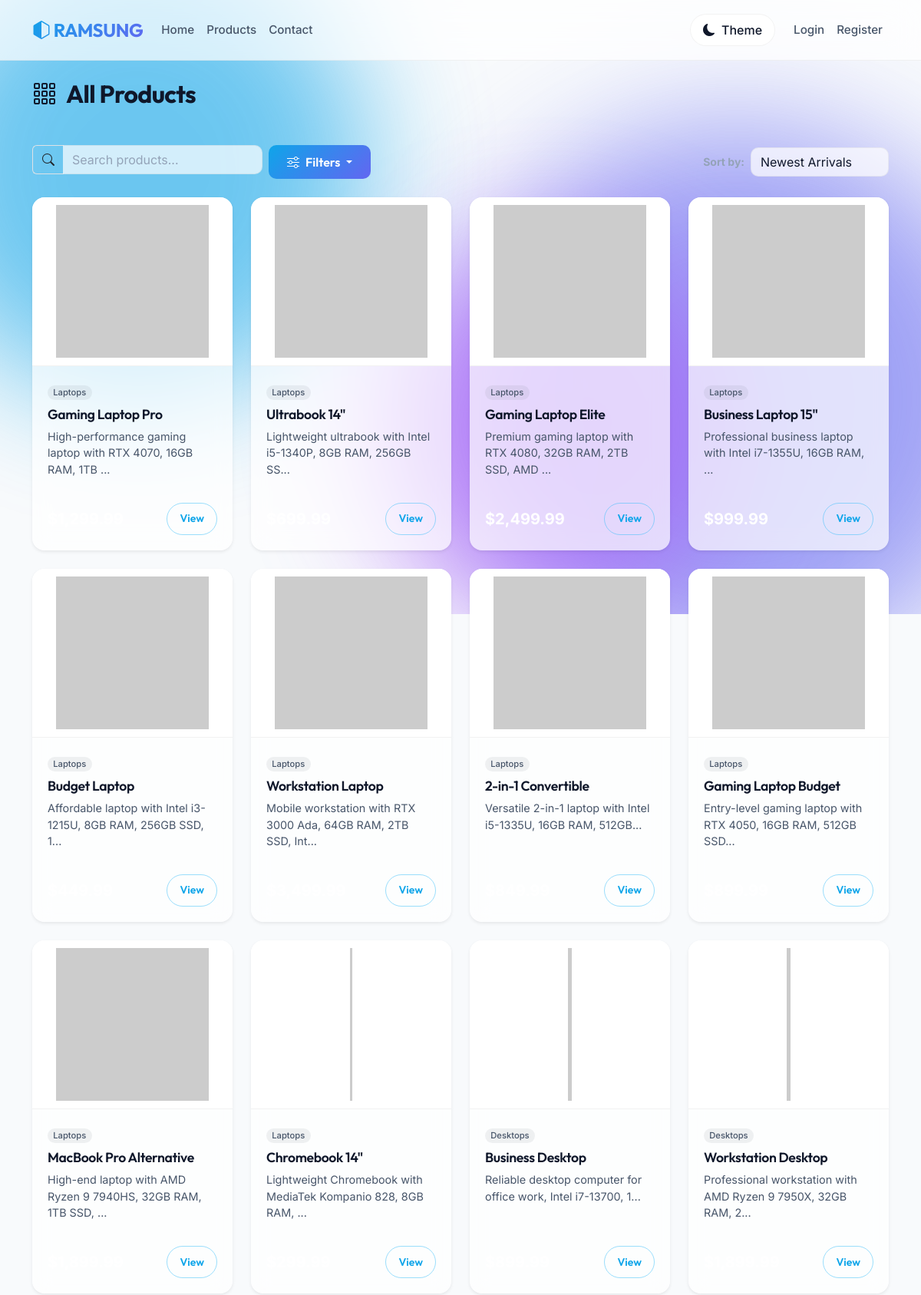
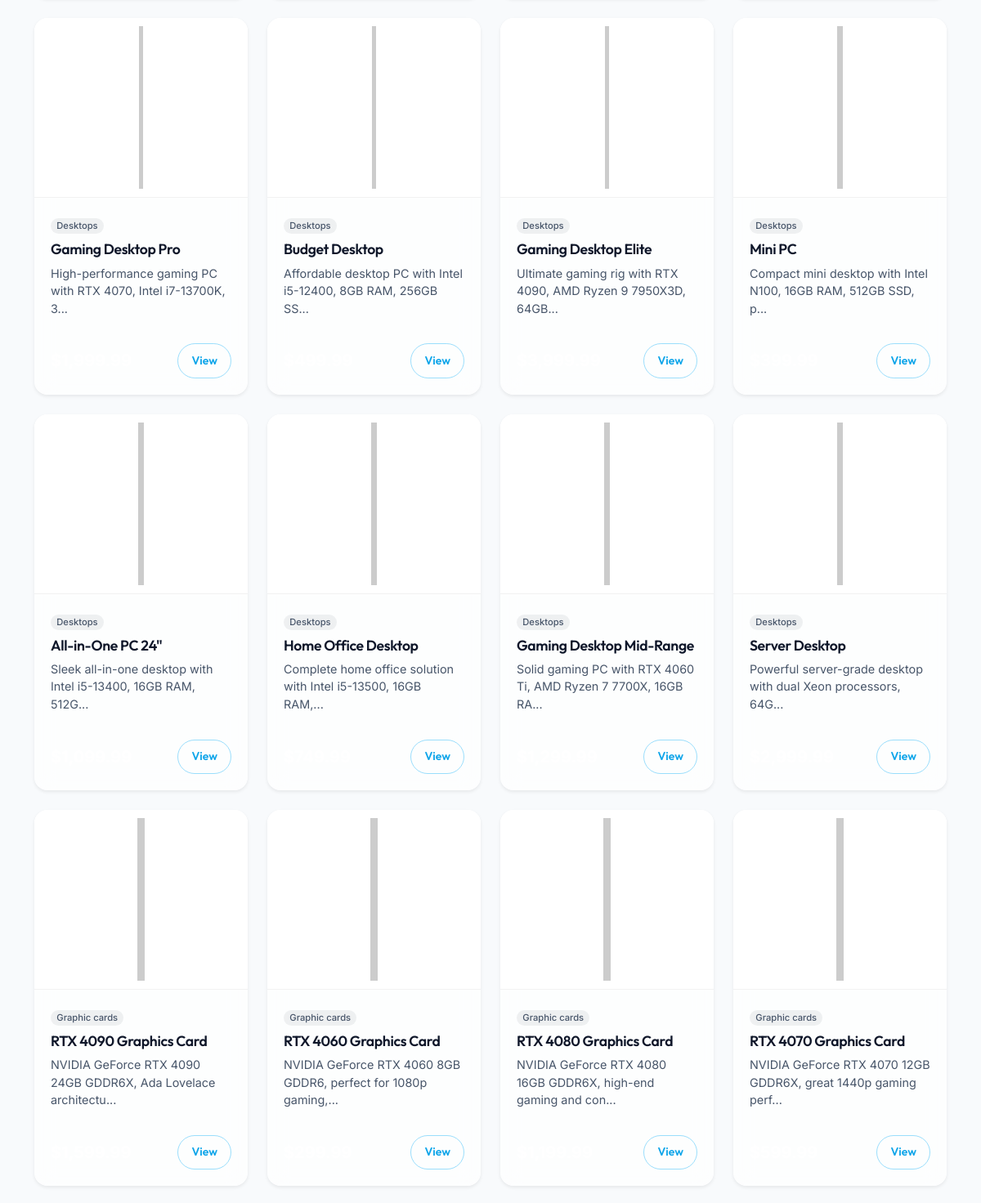
/products.php (upper part), run on the app's committed database (2 pictures, top to bottom).
### tables this page shows
CREATE TABLE IF NOT EXISTS products (
    id INT AUTO_INCREMENT PRIMARY KEY,
    name VARCHAR(200) NOT NULL,
    description TEXT,
    price DECIMAL(10, 2) NOT NULL,
    image_url VARCHAR(255),
    category VARCHAR(50) NOT NULL,
    stock INT DEFAULT 0,
    created_at TIMESTAMP DEFAULT CURRENT_TIMESTAMP
);

### config/image_config.php (called while the page is built, shortened)
<?php
function getProductImageUrl($productId, $category, $defaultImageUrl = '') {
    if (!empty($defaultImageUrl) && filter_var($defaultImageUrl, FILTER_VALIDATE_URL)) {
        return $defaultImageUrl;
    }
    return 'https://placehold.co/500x500/e2e8f0/1e293b?text=Product+Image';
}
?>

### products.php (the view, shortened to what this page needs)
<?php
require_once 'config/image_config.php';
$conn = getDBConnection();
$category = trim($_GET['category'] ?? '');
$search = trim($_GET['search'] ?? '');
$query = "SELECT * FROM products WHERE 1=1";
$sort = $_GET['sort'] ?? 'newest';
switch ($sort) {
    default:
        $query .= " ORDER BY created_at DESC";
        break;
}
$stmt = $conn->prepare($query);
if (!$stmt->execute()) {
    die("Execute failed: " . $stmt->error);
}
$products = $stmt->get_result();
$product_count = $products->num_rows;
include 'includes/header.php';
?>
<div class="d-flex align-items-center justify-content-between mb-5">
    <h2 class="mb-0 fw-bold">
        <i class="bi bi-grid-3x3-gap me-2"></i>
        <?php
        if (!empty($category)) {
            echo ucfirst(str_replace('_', ' ', htmlspecialchars($category)));
        } elseif (!empty($search)) {
            echo 'Search: "' . htmlspecialchars($search) . '"';
        } else {
            echo 'All Products';
        }
        ?>
    </h2>
</div>
<div class="row mb-4">
    <div class="col-md-12">
        <form method="GET" action="<?php echo htmlspecialchars($_SERVER['PHP_SELF']); ?>" class="d-flex gap-2" id="filterForm">
            <div style="width: 300px;">
                <div class="input-group">
                    <span class="input-group-text bg-transparent border-end-0"><i class="bi bi-search"></i></span>
                    <input type="text" class="form-control border-start-0" name="search" placeholder="Search products..."
                           value="<?php echo htmlspecialchars($search); ?>">
                </div>
            </div>
            <div class="dropdown">
                <button class="btn btn-primary dropdown-toggle px-4" type="button" data-bs-toggle="dropdown" aria-expanded="false">
                    <i class="bi bi-sliders me-2"></i>Filters
                </button>
            </div>
            <div class="ms-auto d-flex align-items-center gap-2">
                <span class="text-muted small fw-bold text-nowrap">Sort by:</span>
                <select class="form-select" name="sort" style="width: 180px;" onchange="this.form.submit()">
                    <option value="newest" <?php echo $sort === 'newest' ? 'selected' : ''; ?>>Newest Arrivals</option>
                </select>
            </div>
        </form>
    </div>
</div>
<?php if ($product_count > 0): ?>
<div class="row row-cols-1 row-cols-sm-2 row-cols-md-3 row-cols-lg-4 g-4">
    <?php while ($product = $products->fetch_assoc()): ?>
        <div class="col">
            <div class="card product-card h-100 border-0 shadow-sm">
                <?php
                $imageUrl = getProductImageUrl($product['id'], $product['category'], $product['image_url']);
                ?>
                <div class="position-relative">
                    <img src="<?php echo htmlspecialchars($imageUrl); ?>"
                         class="card-img-top product-image"
                         alt="<?php echo htmlspecialchars($product['name']); ?>"
                         data-category="<?php echo htmlspecialchars($product['category']); ?>"
                         data-product-id="<?php echo $product['id']; ?>"
                         data-product-name="<?php echo htmlspecialchars($product['name']); ?>"
                         data-product-description="<?php echo htmlspecialchars($product['description']); ?>"
                         loading="lazy">
                </div>
                <div class="card-body d-flex flex-column">
                    <div class="mb-2">
                        <span class="badge bg-secondary bg-opacity-10 text-secondary rounded-pill" style="font-size: 0.7rem;">
                            <?php echo ucfirst(str_replace('_', ' ', htmlspecialchars($product['category']))); ?>
                        </span>
                    </div>
                    <h5 class="card-title text-truncate"><?php echo htmlspecialchars($product['name']); ?></h5>
                    <p class="card-text small flex-grow-1"><?php echo htmlspecialchars(substr($product['description'], 0, 60)) . '...'; ?></p>
                    <div class="d-flex align-items-center justify-content-between mt-3">
                        <span class="fw-bold text-white h5 mb-0">$<?php echo number_format($product['price'], 2); ?></span>
                        <a href="product.php?id=<?php echo $product['id']; ?>" class="btn btn-sm btn-outline-primary rounded-pill px-3">
                            View
                        </a>
                    </div>
                </div>
            </div>
        </div>
    <?php endwhile; ?>
</div>
<?php endif; ?>
<?php
include 'includes/footer.php';
?>

### assets/css/style.css (style rules this page uses)
:root { --bg-primary: #f8fafc; --bg-secondary: #ffffff; --bg-tertiary: #f1f5f9; --text-primary: #0f172a; --text-secondary: #475569; --text-muted: #94a3b8; --glass-bg: rgba(255, 255, 255, 0.7); --glass-border: rgba(0, 0, 0, 0.05); --glass-shadow: 0 8px 32px 0 rgba(0, 0, 0, 0.05); --accent-primary: #0ea5e9; --accent-secondary: #6366f1; --accent-tertiary: #a855f7; --gradient-primary: linear-gradient(135deg, #0ea5e9 0%, #6366f1 100%); --gradient-hover: linear-gradient(135deg, #0284c7 0%, #4f46e5 100%); --video-opacity: 0.1; --overlay-bg: rgba(255, 255, 255, 0.85); }
body { background-color: var(--bg-primary); color: var(--text-primary); font-family: 'Inter', sans-serif; overflow-x: hidden; min-height: 100vh; }
h1, h2, h3, h4, h5, h6, .navbar-brand { font-family: 'Outfit', sans-serif; letter-spacing: -0.02em; color: var(--text-primary); }
.card { background: var(--glass-bg); backdrop-filter: blur(12px); border: 1px solid var(--glass-border); border-radius: 16px; overflow: hidden; }
.product-image { height: 220px; width: 100%; object-fit: contain; padding: 10px; background-color: var(--bg-secondary); border-bottom: 1px solid var(--glass-border); }
.card-body { padding: 1.25rem; }
.card-title { font-size: 1.1rem; font-weight: 600; margin-bottom: 0.5rem; color: var(--text-primary); }
.card-text { font-size: 0.9rem; color: var(--text-secondary); margin-bottom: 1rem; }
.btn { border-radius: 10px; font-weight: 600; padding: 0.6rem 1.2rem; font-family: 'Outfit', sans-serif; }
.btn-primary { background: var(--gradient-primary); border: none; color: white; }
.btn-outline-primary { border: 1px solid rgba(56, 189, 248, 0.5); color: var(--accent-primary); background: transparent; }
.form-control, .form-select { background: var(--glass-bg); border: 1px solid var(--glass-border); color: var(--text-primary); border-radius: 10px; }
.form-control::placeholder { color: var(--text-muted); opacity: 1; }
.text-secondary { color: var(--text-secondary) !important; }
.text-muted { color: var(--text-muted) !important; }
.badge { font-weight: 500; border-radius: 6px; }

### data on the page
products: category "Laptops", name "Gaming Laptop Pro", description "High-performance gaming laptop with RTX 4070, 16GB RAM, 1TB"
products: category "Laptops", name "Ultrabook 14\"", description "Lightweight ultrabook with Intel i5-1340P, 8GB RAM, 256GB SS"
products: category "Laptops", name "Gaming Laptop Elite", description "Premium gaming laptop with RTX 4080, 32GB RAM, 2TB SSD, AMD", price "2,499.99"
products: category "Laptops", name "Business Laptop 15\"", description "Professional business laptop with Intel i7-1355U, 16GB RAM,", price "999.99"
products: category "Laptops", name "Budget Laptop", description "Affordable laptop with Intel i3-1215U, 8GB RAM, 256GB SSD, 1"
products: category "Laptops", name "Workstation Laptop", description "Mobile workstation with RTX 3000 Ada, 64GB RAM, 2TB SSD, Int"
products: category "Laptops", name "2-in-1 Convertible", description "Versatile 2-in-1 laptop with Intel i5-1335U, 16GB RAM, 512GB"
products: category "Laptops", name "Gaming Laptop Budget", description "Entry-level gaming laptop with RTX 4050, 16GB RAM, 512GB SSD"
products: category "Laptops", name "MacBook Pro Alternative", description "High-end laptop with AMD Ryzen 9 7940HS, 32GB RAM, 1TB SSD,"
products: category "Laptops", name "Chromebook 14\"", description "Lightweight Chromebook with MediaTek Kompanio 828, 8GB RAM,"
products: category "Desktops", name "Business Desktop", description "Reliable desktop computer for office work, Intel i7-13700, 1"
products: category "Desktops", name "Workstation Desktop", description "Professional workstation with AMD Ryzen 9 7950X, 32GB RAM, 2"
products: category "Desktops", name "Gaming Desktop Pro", description "High-performance gaming PC with RTX 4070, Intel i7-13700K, 3"
products: category "Desktops", name "Budget Desktop", description "Affordable desktop PC with Intel i5-12400, 8GB RAM, 256GB SS"
products: category "Desktops", name "Gaming Desktop Elite", description "Ultimate gaming rig with RTX 4090, AMD Ryzen 9 7950X3D, 64GB"
products: category "Desktops", name "Mini PC", description "Compact mini desktop with Intel N100, 16GB RAM, 512GB SSD, p"
products: category "Desktops", name "All-in-One PC 24\"", description "Sleek all-in-one desktop with Intel i5-13400, 16GB RAM, 512G"
products: category "Desktops", name "Home Office Desktop", description "Complete home office solution with Intel i5-13500, 16GB RAM,"
products: category "Desktops", name "Gaming Desktop Mid-Range", description "Solid gaming PC with RTX 4060 Ti, AMD Ryzen 7 7700X, 16GB RA"
products: category "Desktops", name "Server Desktop", description "Powerful server-grade desktop with dual Xeon processors, 64G"
products: category "Graphic cards", name "RTX 4090 Graphics Card", description "NVIDIA GeForce RTX 4090 24GB GDDR6X, Ada Lovelace architectu"
products: category "Graphic cards", name "RTX 4060 Graphics Card", description "NVIDIA GeForce RTX 4060 8GB GDDR6, perfect for 1080p gaming,"
products: category "Graphic cards", name "RTX 4080 Graphics Card", description "NVIDIA GeForce RTX 4080 16GB GDDR6X, high-end gaming and con"
products: category "Graphic cards", name "RTX 4070 Graphics Card", description "NVIDIA GeForce RTX 4070 12GB GDDR6X, great 1440p gaming perf"
